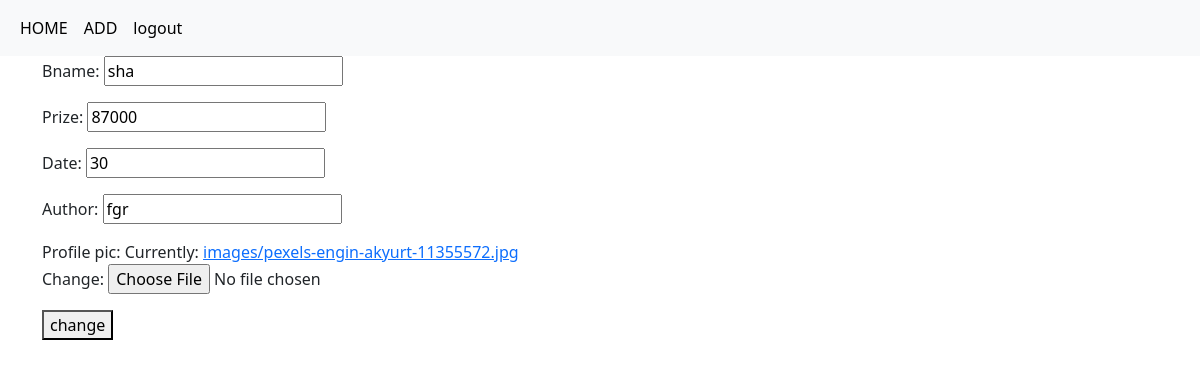
/book/6/change/ (signed in), run on the app's committed database.
### bookapplication/models.py (models this page shows, shortened)
class Books(models.Model):
    bname=models.CharField(max_length=200)
    prize=models.PositiveIntegerField()
    Date=models.CharField(max_length=200)
    author=models.CharField(max_length=200)
    profile_pic=models.ImageField(upload_to="images",null=True)

### bookapplication/views.py (the view, shortened to what this page needs)
# urls.py: path("book/<int:pk>/change/",views.BookUpdateView.as_view(),name="book-edit"),
@method_decorator(signin_required,name="dispatch")
class BookUpdateView(View):
    def get(self,request,*args,**kwargs):
        id=kwargs.get("pk")
        obj=Books.objects.get(id=id)
        form=BookModelForms(instance=obj)
        return render(request,"book_edit.html",{"form":form})

### bookapplication/forms.py
class BookModelForms(forms.ModelForm):
     class Meta:
          model=Books
          fields="__all__"
     widgets={
               "bname":forms.TextInput(attrs={"class":"form-control"}),
               "prize":forms.NumberInput(attrs={"class":"form-control"}),
               "Date":forms.DateInput(attrs={"class":"form-control"}),
               "author":forms.TextInput(attrs={"class":"form-control"}),
          }

### bookapplication/views.py (called while the page is built)
def signin_required(fn):
    def wrapper(request,*args,**kwargs):
        if not request.user.is_authenticated:
            messages.error(request,"invalid session")
            return redirect("signin")
        else:
            return fn(request,*args,**kwargs)
    return wrapper

### bookapplication/templates/book_edit.html (shortened to what this page needs)
{%extends 'base.html'%}
{%block body_block%}
<div class="container">
    <form action="" method="post" enctype="multipart/form-data">
        {{form.as_p}}
        <button type="submit">change</button>
    </form>
   </div>
{%endblock%}

### data on the page
Books: bname "sha", prize "87000", Date "30", author "fgr"
